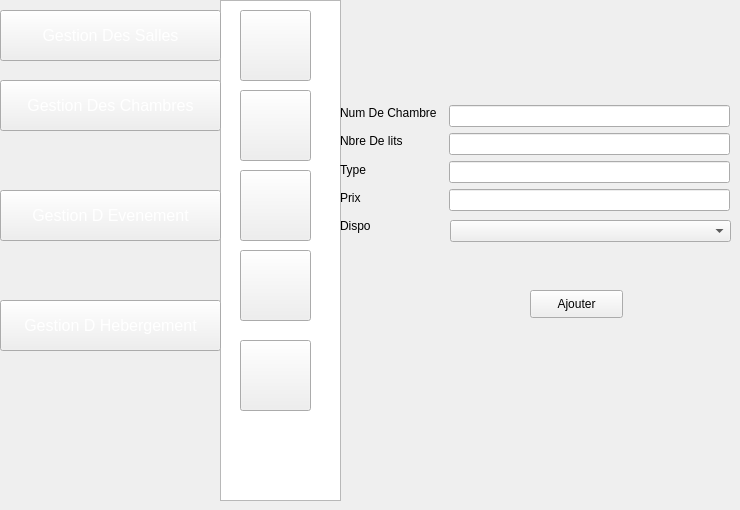
    <widget class="QWidget" name="page_3">
     <widget class="QListView" name="listView_2">
      <property name="geometry">
       <rect>
        <x>220</x>
        <y>0</y>
        <width>121</width>
        <height>501</height>
       </rect>
      </property>
      <property name="styleSheet">
       <string notr="true">

background-image: url(:/img/selected.png);</string>
      </property>
     </widget>
     <widget class="QPushButton" name="pushButton_15">
      <property name="geometry">
       <rect>
        <x>240</x>
        <y>90</y>
        <width>71</width>
        <height>71</height>
       </rect>
      </property>
      <property name="styleSheet">
       <string notr="true">image: url(:/img/icon-modif2 (1).png);</string>
      </property>
      <property name="text">
       <string/>
      </property>
     </widget>
     <widget class="QPushButton" name="pushButton_16">
      <property name="geometry">
       <rect>
        <x>240</x>
        <y>340</y>
        <width>71</width>
        <height>71</height>
       </rect>
      </property>
      <property name="styleSheet">
       <string notr="true">

image: url(:/img/8774.png);</string>
      </property>
      <property name="text">
       <string/>
      </property>
     </widget>
     <widget class="QPushButton" name="pushButton_18">
      <property name="geometry">
       <rect>
        <x>240</x>
        <y>10</y>
        <width>71</width>
        <height>71</height>
       </rect>
      </property>
      <property name="styleSheet">
       <string notr="true">

image: url(:/img/icon-ajout2.png);</string>
      </property>
      <property name="text">
       <string/>
      </property>
     </widget>
     <widget class="QPushButton" name="pushButton_19">
      <property name="geometry">
       <rect>
        <x>240</x>
        <y>170</y>
        <width>71</width>
        <height>71</height>
       </rect>
      </property>
      <property name="styleSheet">
       <string notr="true">image: url(:/img/icon-supp2 (1).png);</string>
      </property>
      <property name="text">
       <string/>
      </property>
     </widget>
     <widget class="QPushButton" name="pushButton_17">
      <property name="geometry">
       <rect>
        <x>240</x>
        <y>250</y>
        <width>71</width>
        <height>71</height>
       </rect>
      </property>
      <property name="styleSheet">
       <string notr="true">image: url(:/img/icon-afficher2.png);</string>
      </property>
      <property name="text">
       <string/>
      </property>
     </widget>
     <widget class="QPushButton" name="pushButton_9">
      <property name="geometry">
       <rect>
        <x>0</x>
        <y>190</y>
        <width>221</width>
        <height>51</height>
       </rect>
      </property>
      <property name="font">
       <font>
        <pointsize>12</pointsize>
       </font>
      </property>
      <property name="styleSheet">
       <string notr="true">color: rgb(255, 255, 255);</string>
      </property>
      <property name="text">
       <string>Gestion D Evenement</string>
      </property>
     </widget>
     <widget class="QPushButton" name="pushButton_8">
      <property name="geometry">
       <rect>
        <x>0</x>
        <y>80</y>
        <width>221</width>
        <height>51</height>
       </rect>
      </property>
      <property name="font">
       <font>
        <pointsize>12</pointsize>
       </font>
      </property>
      <property name="styleSheet">
       <string notr="true">color: rgb(255, 255, 255);
background-image: url(:/img/selected2.png);</string>
      </property>
      <property name="text">
       <string>Gestion Des Chambres</string>
      </property>
     </widget>
     <widget class="QPushButton" name="pushButton_7">
      <property name="geometry">
       <rect>
        <x>0</x>
        <y>300</y>
        <width>221</width>
        <height>51</height>
       </rect>
      </property>
      <property name="font">
       <font>
        <pointsize>12</pointsize>
       </font>
      </property>
      <property name="styleSheet">
       <string notr="true">color: rgb(255, 255, 255);</string>
      </property>
      <property name="text">
       <string>Gestion D Hebergement</string>
      </property>
     </widget>
     <widget class="QLabel" name="label_2">
      <property name="geometry">
       <rect>
        <x>340</x>
        <y>190</y>
        <width>44</width>
        <height>16</height>
       </rect>
      </property>
      <property name="styleSheet">
       <string notr="true">background-image: url(:/img/backback.png);</string>
      </property>
      <property name="text">
       <string>Prix</string>
      </property>
     </widget>
     <widget class="QLabel" name="label_3">
      <property name="geometry">
       <rect>
        <x>340</x>
        <y>105</y>
        <width>101</width>
        <height>16</height>
       </rect>
      </property>
      <property name="styleSheet">
       <string notr="true">background-image: url(:/img/backback.png);</string>
      </property>
      <property name="text">
       <string>Num De Chambre</string>
      </property>
     </widget>
     <widget class="QLabel" name="label">
      <property name="geometry">
       <rect>
        <x>340</x>
        <y>218</y>
        <width>81</width>
        <height>16</height>
       </rect>
      </property>
      <property name="styleSheet">
       <string notr="true">background-image: url(:/img/backback.png);</string>
      </property>
      <property name="text">
       <string>Dispo</string>
      </property>
     </widget>
     <widget class="QLabel" name="label_9">
      <property name="geometry">
       <rect>
        <x>340</x>
        <y>133</y>
        <width>68</width>
        <height>16</height>
       </rect>
      </property>
      <property name="styleSheet">
       <string notr="true">background-image: url(:/img/backback.png);</string>
      </property>
      <property name="text">
       <string>Nbre De lits</string>
      </property>
     </widget>
     <widget class="QLineEdit" name="TYPE">
      <property name="geometry">
       <rect>
        <x>449</x>
        <y>161</y>
        <width>281</width>
        <height>22</height>
       </rect>
      </property>
      <property name="styleSheet">
       <string notr="true">background-image: url(:/img/back.png);</string>
      </property>
     </widget>
     <widget class="QPushButton" name="pb_ajouter">
      <property name="geometry">
       <rect>
        <x>530</x>
        <y>290</y>
        <width>93</width>
        <height>28</height>
       </rect>
      </property>
      <property name="styleSheet">
       <string notr="true">;
background-image: url(:/img/back.png);</string>
      </property>
      <property name="text">
       <string>Ajouter</string>
      </property>
     </widget>
     <widget class="QLineEdit" name="NOMBRE_DE_LITS">
      <property name="geometry">
       <rect>
        <x>449</x>
        <y>133</y>
        <width>281</width>
        <height>22</height>
       </rect>
      </property>
      <property name="styleSheet">
       <string notr="true">background-image: url(:/img/back.png);</string>
      </property>
     </widget>
     <widget class="QLabel" name="label_11">
      <property name="geometry">
       <rect>
        <x>340</x>
        <y>162</y>
        <width>32</width>
        <height>16</height>
       </rect>
      </property>
      <property name="styleSheet">
       <string notr="true">background-image: url(:/img/backback.png);
</string>
      </property>
      <property name="text">
       <string>Type</string>
      </property>
     </widget>
     <widget class="QLineEdit" name="NUM_CHAMBRE">
      <property name="geometry">
       <rect>
        <x>449</x>
        <y>105</y>
        <width>281</width>
        <height>22</height>
       </rect>
      </property>
      <property name="styleSheet">
       <string notr="true">background-image: url(:/img/back.png);</string>
      </property>
     </widget>
     <widget class="QLineEdit" name="PRIX">
      <property name="geometry">
       <rect>
        <x>449</x>
        <y>189</y>
        <width>281</width>
        <height>22</height>
       </rect>
      </property>
      <property name="styleSheet">
       <string notr="true">background-image: url(:/img/back.png);</string>
      </property>
     </widget>
     <widget class="QComboBox" name="comboBox">
      <property name="geometry">
       <rect>
        <x>450</x>
        <y>220</y>
        <width>281</width>
        <height>22</height>
       </rect>
      </property>
     </widget>
     <widget class="QPushButton" name="pushButton_442">
      <property name="geometry">
       <rect>
        <x>0</x>
        <y>10</y>
        <width>221</width>
        <height>51</height>
       </rect>
      </property>
      <property name="font">
       <font>
        <pointsize>12</pointsize>
       </font>
      </property>
      <property name="styleSheet">
       <string notr="true">color: rgb(255, 255, 255);
</string>
      </property>
      <property name="text">
       <string>Gestion Des Salles</string>
      </property>
     </widget>
    </widget>
